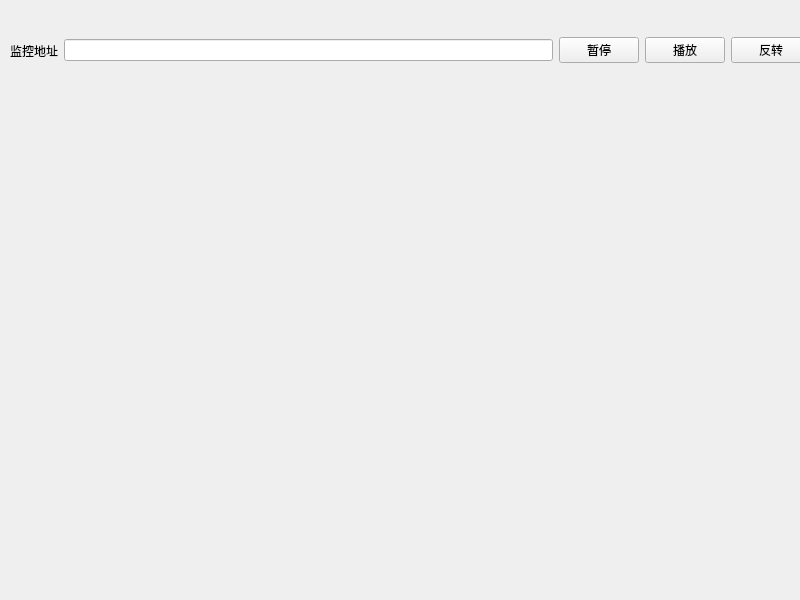
<?xml version="1.0" encoding="UTF-8"?>
<ui version="4.0">
 <class>MainWidget</class>
 <widget class="QWidget" name="MainWidget">
  <property name="geometry">
   <rect>
    <x>0</x>
    <y>0</y>
    <width>800</width>
    <height>600</height>
   </rect>
  </property>
  <property name="windowTitle">
   <string>MainWidget</string>
  </property>
  <widget class="QWidget" name="widget" native="true">
   <property name="geometry">
    <rect>
     <x>10</x>
     <y>0</y>
     <width>801</width>
     <height>101</height>
    </rect>
   </property>
   <layout class="QHBoxLayout" name="horizontalLayout">
    <item>
     <widget class="QLabel" name="imageLabel">
      <property name="text">
       <string>监控地址</string>
      </property>
     </widget>
    </item>
    <item>
     <widget class="QLineEdit" name="addrText"/>
    </item>
    <item>
     <widget class="QPushButton" name="pauseButton">
      <property name="text">
       <string>暂停</string>
      </property>
     </widget>
    </item>
    <item>
     <widget class="QPushButton" name="playButton">
      <property name="text">
       <string>播放</string>
      </property>
     </widget>
    </item>
    <item>
     <widget class="QPushButton" name="flipButton">
      <property name="text">
       <string>反转</string>
      </property>
     </widget>
    </item>
   </layout>
  </widget>
 </widget>
 <resources/>
 <connections/>
</ui>
